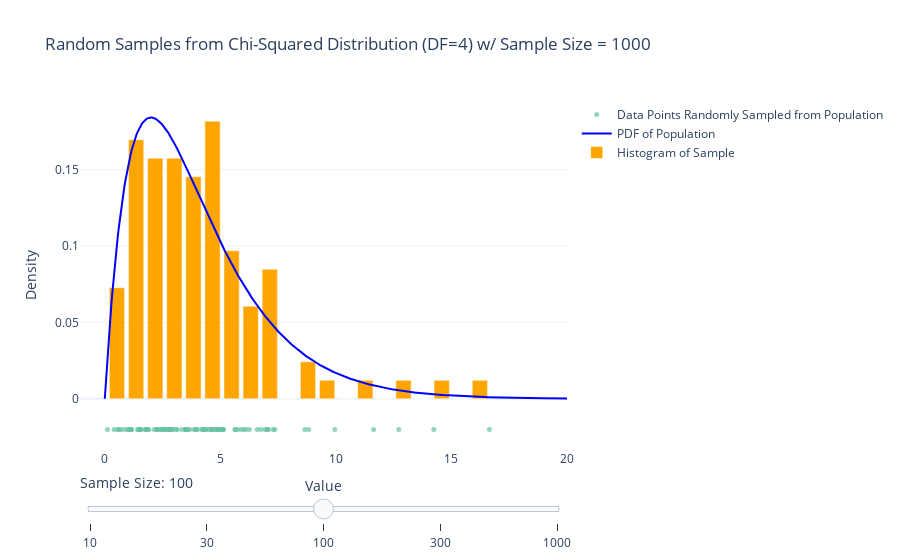

The code cell stored with this chart in its notebook:
### Code cell
import numpy as np
import plotly.graph_objects as go
import seaborn as sns
import pandas as pd
from scipy.stats import chi2
from matplotlib.colors import to_hex

# Function to generate the interactive Chi-Squared plot
def generate_interactive_chi_square_with_swarm():
    # Parameters
    initial_sample_size = 100
    sample_sizes = [10, 30, 100, 300, 1000]  # Slider options
    df = 4  # Fixed degrees of freedom
    x = np.linspace(0, 20, 500)  # PDF range

    # Function to generate data
    def generate_data(sample_size):
        y_pdf = chi2.pdf(x, df=df)
        sample = np.random.chisquare(df=df, size=sample_size)
        hist, bins = np.histogram(sample, bins=20, density=True)
        bin_centers = (bins[:-1] + bins[1:]) / 2
        return y_pdf, sample, hist, bin_centers

    # Initial data
    y_pdf, sample, hist, bin_centers = generate_data(initial_sample_size)

    # Create a swarm plot using Seaborn
    sample_df = pd.DataFrame({"Value": sample})
    sns_colors = sns.color_palette("Set2", 10)
    swarm_color = to_hex(sns_colors[0])  # Convert Seaborn color to HEX

    # Create figure
    fig = go.Figure()

    # Swarm Plot (Scatter representation of sample points)
    fig.add_trace(go.Scatter(
        x=sample,
        y=np.zeros_like(sample) - 0.02,  # Offset slightly for visibility
        mode='markers',
        marker=dict(color=swarm_color, size=5, opacity=0.7),
        name="Data Points Randomly Sampled from Population"
    ))

    # Add PDF line
    fig.add_trace(go.Scatter(
        x=x,
        y=y_pdf,
        mode='lines',
        name="PDF of Population",
        line=dict(color='blue')
    ))

    # Add histogram
    fig.add_trace(go.Bar(
        x=bin_centers,
        y=hist,
        name="Histogram of Sample",
        marker=dict(color='orange')
    ))

    # Slider steps
    steps = []
    for sample_size in sample_sizes:
        y_pdf, sample, hist, bin_centers = generate_data(sample_size)
        steps.append({
            "label": str(sample_size),
            "method": "update",
            "args": [
                {
                    "x": [sample, x, bin_centers],
                    "y": [np.zeros_like(sample) - 0.02, y_pdf, hist]
                },
                {
                    "title": f"Random Samples from Chi-Squared Distribution (DF=4) w/ Sample Size = {sample_size}"
                }
            ]
        })

    # Add layout with slider
    fig.update_layout(
        title=f"Random Samples from Chi-Squared Distribution (DF=4) w/ Sample Size = {sample_size}",
        xaxis_title="Value",
        yaxis_title="Density",
        template="plotly_white",
        sliders=[{
            "steps": steps,
            "active": sample_sizes.index(initial_sample_size),
            "currentvalue": {"prefix": "Sample Size: ", "font": {"size": 14}},
        }],
        showlegend=True
    )

    # Save as HTML
    fig.write_html("chi_squared_interactive.html", include_plotlyjs="cdn")

    return fig

# Generate and show the interactive plot
fig = generate_interactive_chi_square_with_swarm()
fig.show()

### Figure 1 — Plotly figure (JSON) as saved in the notebook; plotly's stock layout.template omitted (floating-point values rounded to 4 significant figures; data arrays with more than 128 entries replaced by an {"elided": "..."} marker saying what was removed)
{"data": [{"marker": {"color": "#66c2a5", "opacity": 0.7, "size": 5}, "mode": "markers", "name": "Data Points Randomly Sampled from Population", "type": "scatter", "x": [4.288, 4.85, 6.94, 5.086, 1.892, 2.812, 7.07, 2.544, 3.097, 8.821, 6.591, 2.798, 7.277, 0.1166, 7.024, 4.902, 0.613, 2.797, 1.49, 1.777, 0.9523, 2.251, 1.149, 6.754, 1.576, 4.963, 11.63, 14.24, 4.215, 1.8, 1.525, 6.254, 1.025, 3.328, 3.956, 1.525, 3.49, 4.779, 2.276, 3.126, 5.139, 7.358, 4.281, 2.609, 4.608, 2.442, 2.811, 0.7993, 1.099, 3.493, 6.019, 16.64, 6.111, 4.511, 5.904, 2.877, 2.387, 2.917, 8.651, 2.531, 5.632, 1.422, 0.4028, 0.5521, 3.858, 9.954, 3.506, 3.514, 3.935, 2.52, 4.37, 4.022, 2.6, 4.637, 2.94, 0.6548, 4.71, 12.72, 2.719, 1.091, 5.083, 1.447, 4.22, 4.407, 2.136, 2.247, 3.67, 1.117, 5.756, 1.157, 3.6, 4.914, 7.049, 4.615, 1.743, 5.652, 4.857, 1.886, 5.097, 5.118], "y": [-0.02, -0.02, -0.02, -0.02, -0.02, -0.02, -0.02, -0.02, -0.02, -0.02, -0.02, -0.02, -0.02, -0.02, -0.02, -0.02, -0.02, -0.02, -0.02, -0.02, -0.02, -0.02, -0.02, -0.02, -0.02, -0.02, -0.02, -0.02, -0.02, -0.02, -0.02, -0.02, -0.02, -0.02, -0.02, -0.02, -0.02, -0.02, -0.02, -0.02, -0.02, -0.02, -0.02, -0.02, -0.02, -0.02, -0.02, -0.02, -0.02, -0.02, -0.02, -0.02, -0.02, -0.02, -0.02, -0.02, -0.02, -0.02, -0.02, -0.02, -0.02, -0.02, -0.02, -0.02, -0.02, -0.02, -0.02, -0.02, -0.02, -0.02, -0.02, -0.02, -0.02, -0.02, -0.02, -0.02, -0.02, -0.02, -0.02, -0.02, -0.02, -0.02, -0.02, -0.02, -0.02, -0.02, -0.02, -0.02, -0.02, -0.02, -0.02, -0.02, -0.02, -0.02, -0.02, -0.02, -0.02, -0.02, -0.02, -0.02]}, {"line": {"color": "blue"}, "mode": "lines", "name": "PDF of Population", "type": "scatter", "x": {"elided": "500 float values"}, "y": {"elided": "500 float values"}}, {"marker": {"color": "orange"}, "name": "Histogram of Sample", "type": "bar", "x": [0.5298, 1.356, 2.182, 3.009, 3.835, 4.661, 5.488, 6.314, 7.14, 7.967, 8.793, 9.62, 10.45, 11.27, 12.1, 12.92, 13.75, 14.58, 15.4, 16.23], "y": [0.07261, 0.1694, 0.1573, 0.1573, 0.1452, 0.1815, 0.09681, 0.06051, 0.08471, 0, 0.0242, 0.0121, 0, 0.0121, 0, 0.0121, 0, 0.0121, 0, 0.0121]}], "layout": {"autosize": true, "showlegend": true, "sliders": [{"active": 2, "currentvalue": {"font": {"size": 14}, "prefix": "Sample Size: "}, "steps": [{"args": [{"x": {"elided": "3 rows, 530 float values in total"}, "y": {"elided": "3 rows, 530 float values in total"}}, {"title": "Random Samples from Chi-Squared Distribution (DF=4) w/ Sample Size = 10"}], "label": "10", "method": "update"}, {"args": [{"x": {"elided": "3 rows, 550 float values in total"}, "y": {"elided": "3 rows, 550 float values in total"}}, {"title": "Random Samples from Chi-Squared Distribution (DF=4) w/ Sample Size = 30"}], "label": "30", "method": "update"}, {"args": [{"x": {"elided": "3 rows, 620 float values in total"}, "y": {"elided": "3 rows, 620 float values in total"}}, {"title": "Random Samples from Chi-Squared Distribution (DF=4) w/ Sample Size = 100"}], "label": "100", "method": "update"}, {"args": [{"x": {"elided": "3 rows, 820 float values in total"}, "y": {"elided": "3 rows, 820 float values in total"}}, {"title": "Random Samples from Chi-Squared Distribution (DF=4) w/ Sample Size = 300"}], "label": "300", "method": "update"}, {"args": [{"x": {"elided": "3 rows, 1520 float values in total"}, "y": {"elided": "3 rows, 1520 float values in total"}}, {"title": "Random Samples from Chi-Squared Distribution (DF=4) w/ Sample Size = 1000"}], "label": "1000", "method": "update"}]}], "title": {"text": "Random Samples from Chi-Squared Distribution (DF=4) w/ Sample Size = 1000"}, "xaxis": {"autorange": true, "range": [-1.034, 20], "title": {"text": "Value"}, "type": "linear"}, "yaxis": {"autorange": true, "range": [-0.0363, 0.1955], "title": {"text": "Density"}, "type": "linear"}}}
